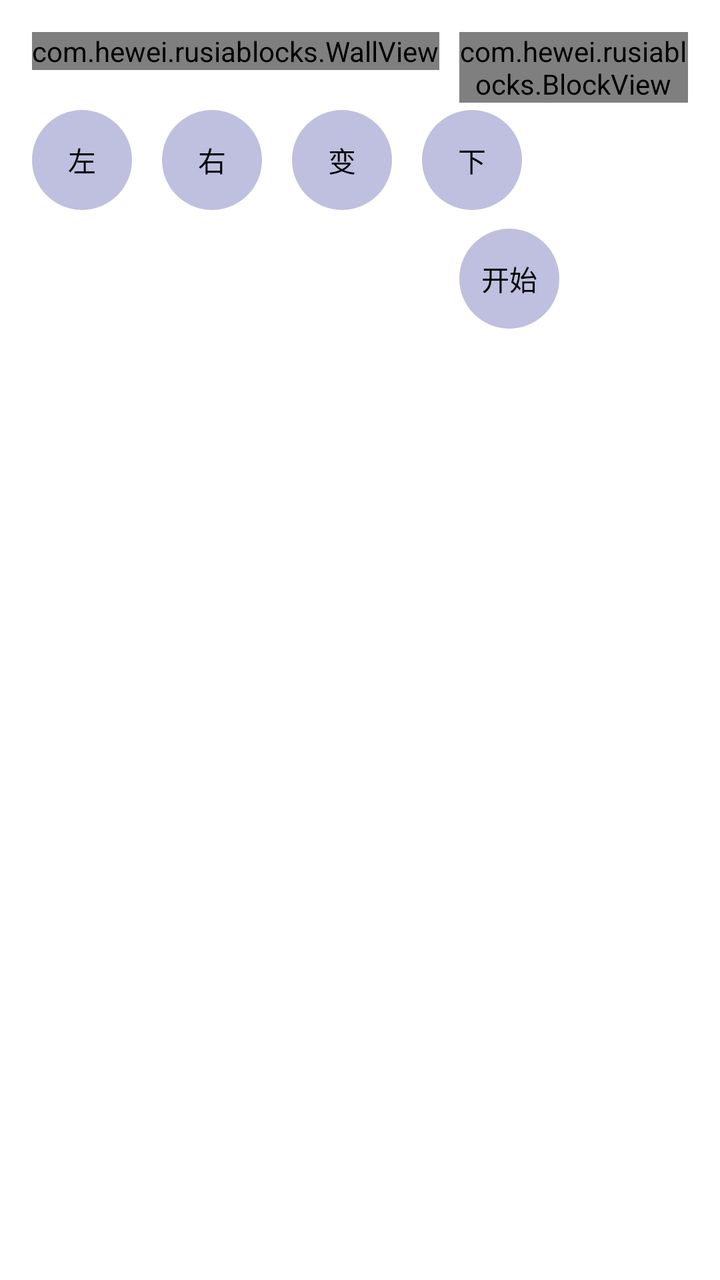
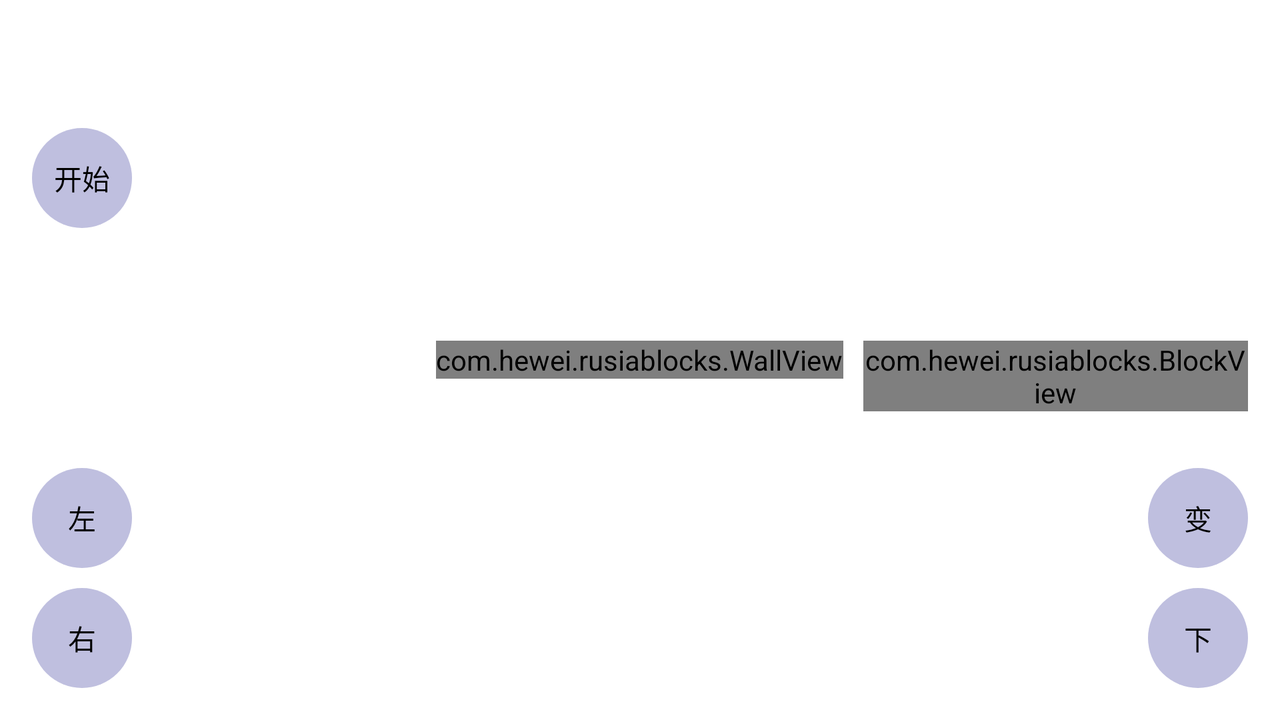

The same Android screen from two of the app's own layout files: first res/layout/ as a phone draws it, then the repository's variant for another configuration, drawn on a device whose configuration selects that folder. Both files follow.
<!-- AndroidManifest.xml: application theme android:Theme.Light -->
<!-- res/layout/activity_main.xml -->
<RelativeLayout xmlns:android="http://schemas.android.com/apk/res/android"
    xmlns:tools="http://schemas.android.com/tools"
    android:layout_width="match_parent"
    android:layout_height="match_parent"
    android:paddingBottom="@dimen/activity_vertical_margin"
    android:paddingLeft="@dimen/activity_horizontal_margin"
    android:paddingRight="@dimen/activity_horizontal_margin"
    android:paddingTop="@dimen/activity_vertical_margin"
    tools:context=".MainActivity" >

    <com.hewei.rusiablocks.WallView
        android:id="@+id/vWall"
        android:layout_width="wrap_content"
        android:layout_height="wrap_content"
        android:layout_marginRight="10dp"
        android:background="@color/wall_bkg" />
    
    <com.hewei.rusiablocks.BlockView
        android:id="@+id/vBlock"
        android:layout_width="wrap_content"
        android:layout_height="wrap_content"
        android:layout_toRightOf="@id/vWall"
        android:layout_alignTop="@id/vWall"
        android:background="@color/wall_bkg"/>
    
    <LinearLayout
        android:layout_width="wrap_content"
        android:layout_height="wrap_content"
        android:layout_toRightOf="@id/vWall"
        android:layout_marginTop="10dp"
        android:layout_below="@id/vBlock"
        android:orientation="vertical" >
        
        <TextView 
	        android:id="@+id/tvScore"
	        android:layout_width="wrap_content"
	        android:layout_height="wrap_content"/>
        
        <TextView
            android:id="@+id/tvLevel"
            android:layout_width="wrap_content"
            android:layout_height="wrap_content" />
        
        <Button
            android:id="@+id/bvControl"
            android:text="@string/action_start"
            android:layout_marginTop="15dp"
            style="@style/operation_btn" />    
    </LinearLayout>
    
    <LinearLayout
        android:layout_width="match_parent"
        android:layout_height="wrap_content"
        android:orientation="horizontal"
        android:layout_below="@id/vWall"
        android:layout_marginTop="20dp" >
        
        <Button
            android:id="@+id/bvLeft"
            android:text="@string/action_left"
            style="@style/operation_btn" />
        
        <View
            android:layout_width="15dp"
            android:layout_height="wrap_content" />

        <Button
            android:id="@+id/bvRight"
            android:text="@string/action_right"
            style="@style/operation_btn"/>
        
        <View
            android:layout_width="15dp"
            android:layout_height="wrap_content" />

        <Button
            android:id="@+id/bvTransform"
            android:text="@string/action_transform"
            style="@style/operation_btn" />
        
        <View
            android:layout_width="15dp"
            android:layout_height="wrap_content" />
        
        <Button
            android:id="@+id/bvDown"
            android:text="@string/action_down"
            style="@style/operation_btn" />
    </LinearLayout>

</RelativeLayout>
<!-- resources referenced by this layout -->
<resources>
  <color name="wall_bkg">#80A6D2FF</color>
  <dimen name="activity_horizontal_margin">16dp</dimen>
  <dimen name="activity_vertical_margin">16dp</dimen>
  <string name="action_down">下</string>
  <string name="action_left">左</string>
  <string name="action_right">右</string>
  <string name="action_start">开始</string>
  <string name="action_transform">变</string>
  <style name="operation_btn">
          <item name="android:layout_width">@dimen/operation_btn_size</item>
          <item name="android:layout_height">@dimen/operation_btn_size</item>
          <item name="android:paddingLeft">10dp</item>
          <item name="android:paddingRight">10dp</item>
          <item name="android:background">@drawable/color_button_selector</item>
      </style>
  <dimen name="operation_btn_size">50dp</dimen>
  <!-- drawable color_button_selector (drawable) -->
  <?xml version="1.0" encoding="utf-8"?>
  <selector xmlns:android="http://schemas.android.com/apk/res/android">
  
      <item android:state_pressed="false">
          <shape android:shape="oval">
              <solid android:color="#40000080" />
          </shape>
      </item>
      
      <item android:state_pressed="true">
          <shape android:shape="oval">
              <solid android:color="#80000080" />
          </shape>
      </item>
  </selector>
</resources>
<!-- res/layout-land/activity_main.xml (the repository's variant of the layout above) -->
<!-- drawn on the phone turned sideways -->
<RelativeLayout xmlns:android="http://schemas.android.com/apk/res/android"
    xmlns:tools="http://schemas.android.com/tools"
    android:layout_width="match_parent"
    android:layout_height="match_parent"
    android:paddingBottom="@dimen/activity_vertical_margin"
    android:paddingLeft="@dimen/activity_horizontal_margin"
    android:paddingRight="@dimen/activity_horizontal_margin"
    android:paddingTop="@dimen/activity_vertical_margin"
    tools:context=".MainActivity" >

    <LinearLayout
        android:layout_width="wrap_content"
        android:layout_height="wrap_content"
        android:orientation="vertical" >

        <TextView
            android:id="@+id/tvScore"
            android:layout_width="wrap_content"
            android:layout_height="wrap_content" />
        
        <TextView
            android:id="@+id/tvLevel"
            android:layout_width="wrap_content"
            android:layout_height="wrap_content" />

        <Button
            android:id="@+id/bvControl"
            android:layout_marginTop="10dp"
            android:text="@string/action_start"
            style="@style/operation_btn" />
    </LinearLayout>

    <LinearLayout
        android:layout_width="wrap_content"
        android:layout_height="wrap_content"
        android:layout_marginTop="20dp"
        android:orientation="vertical"
        android:layout_alignParentLeft="true"
        android:layout_alignParentBottom="true" >

        <Button
            android:id="@+id/bvLeft"
            android:text="@string/action_left"
            style="@style/operation_btn" />

        <View
            android:layout_width="match_parent"
            android:layout_height="10dp" />
        
        <Button
            android:id="@+id/bvRight"
            android:text="@string/action_right"
            style="@style/operation_btn" />
    </LinearLayout>

    <com.hewei.rusiablocks.WallView
        android:id="@+id/vWall"
        android:layout_width="wrap_content"
        android:layout_height="wrap_content"
        android:layout_centerInParent="true"
        android:layout_marginLeft="10dp"
        android:layout_marginRight="10dp"
        android:background="@color/wall_bkg" />
    
    <com.hewei.rusiablocks.BlockView
        android:id="@+id/vBlock"
        android:layout_width="wrap_content"
        android:layout_height="wrap_content"
        android:layout_toRightOf="@id/vWall"
        android:layout_alignTop="@id/vWall"
        android:background="@color/wall_bkg" />

    <LinearLayout
        android:layout_width="wrap_content"
        android:layout_height="wrap_content"
        android:layout_marginTop="20dp"
        android:orientation="vertical"
        android:layout_alignParentRight="true"
        android:layout_alignParentBottom="true" >

        <Button
            android:id="@+id/bvTransform"
            android:text="@string/action_transform"
            style="@style/operation_btn" />
        
        <View
            android:layout_width="match_parent"
            android:layout_height="10dp" />

        <Button
            android:id="@+id/bvDown"
            android:text="@string/action_down"
            style="@style/operation_btn" />
    </LinearLayout>
</RelativeLayout>
